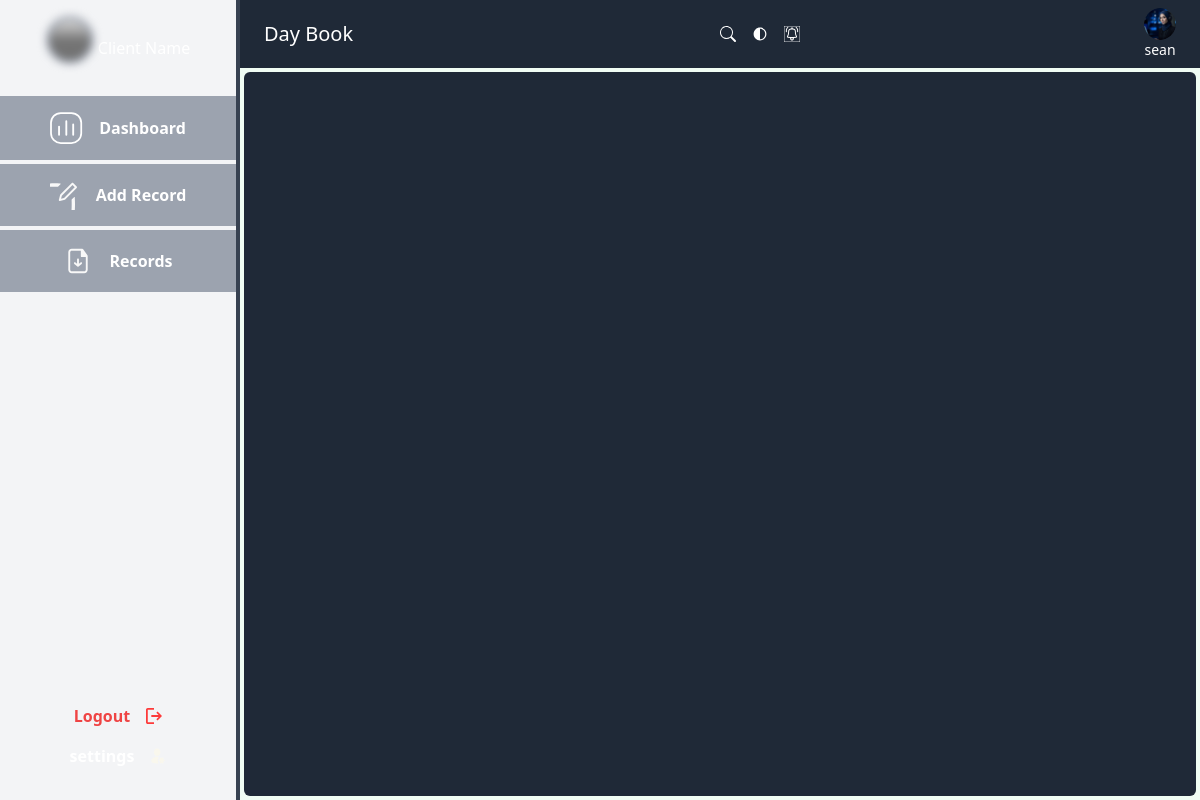
The app's page /dash/approved_reports/7 (signed in), older data.
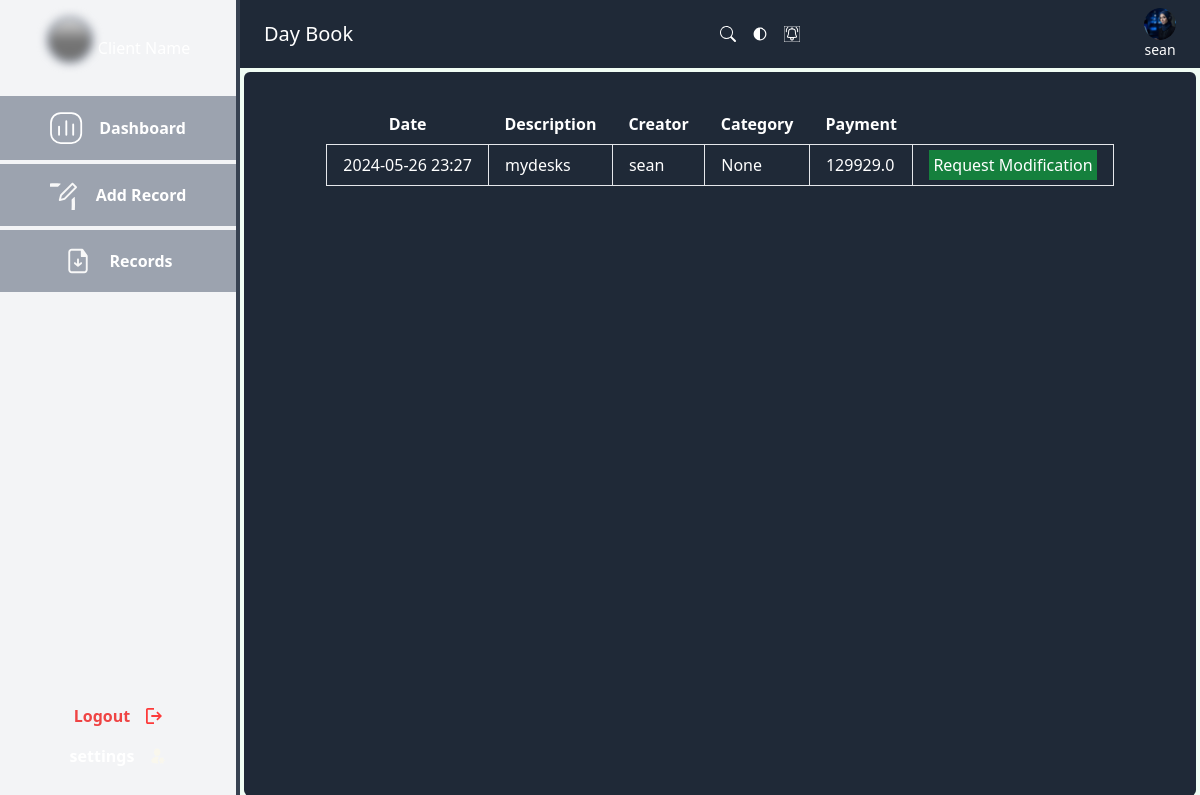
The same page, newer data.
### authentication/models.py (models this page shows, shortened)
class User(AbstractUser):
    USER_TYPE_CHOICES = (
        ('admin', 'Admin'),
        ('accountant', 'Accountant'),
        ('manager', 'Manager'),
    )
    user_type = models.CharField(max_length=20, choices=USER_TYPE_CHOICES, default='manager')

### dashboard/models.py (models this page shows, shortened)
class Reports(TrackingModel):
    date = models.DateTimeField(auto_now_add=True, null=True)
    description = models.CharField(max_length=200, null=True)
    owner = models.ForeignKey(to=User, on_delete=models.CASCADE)
    category = models.ManyToManyField(MainCategory)
    receipts = models.FloatField(max_length=200, null=True)
    payments = models.FloatField(max_length=200, null=True)
    for_edit = models.BooleanField(default=False)
    created_at = models.DateTimeField(auto_now_add=True)
    is_approved = models.BooleanField(default=False)  # New field
    approved_by = models.ForeignKey(settings.AUTH_USER_MODEL, on_delete=models.CASCADE, related_name='approved_by', null=True)
    modification_approved = models.BooleanField(default=False)
    modification_approved_by = models.ForeignKey(settings.AUTH_USER_MODEL, on_delete=models.SET_NULL, related_name='modifications_approved_by', null=True, blank=True)

### helpers/decorators.py (the view)
        def wrapper_func(request, *args, **kwargs):
            if request.user.is_authenticated:
                if request.user.user_type not in allowed_roles:
                    return redirect('home')
            else:
                return redirect('login')  # Redirect to login page if user is not authenticated
            return view_func(request, *args, **kwargs)

### dashboard/views.py (called while the page is built)
@allowed_users(allowed_roles=["manager"])
@login_required
def reports_approved_by_manager(request, id):
    reports = Reports.objects.filter(approved_by=id).order_by("created_at")
    return render(
        request, "dashboard/manager_reports.html", {"reports": reports}
    )

### templates/dashboard/manager_reports.html
{% extends 'base/main.html' %}
{% load static %}
{% block content %}
<div class="bg-gray-800 m-1 py-8 px-12 text-white h-full flex flex-col justify-start items-center rounded-md">
    <div class="overflow-y-auto ">
        {% if reports %}
        <table class="table-auto">
            <thead>
                <tr>
                    <th class="px-4 py-2">Date</th>
                    <th class="px-4 py-2">Description</th>
                    <th class="px-4 py-2">Creator</th>
                    <th class="px-4 py-2">Category</th>
                    <th class="px-4 py-2">Payment</th>
                    <th class="px-4 py-2"></th>
                </tr>
            </thead>
            <tbody>
                {% for rpt in reports %}
                <tr>
                    <td class="border px-4 py-2">{{rpt.created_at|date:"Y-m-d H:i"}}</td>
                    <td class="border px-4 py-2">{{rpt.description}}</td>
                    <td class="border px-4 py-2"> {{rpt.owner.username}}</td>
                    <td class="border px-4 py-2">{{rpt.category.name }}</td>
                    <td class="border px-4 py-2">{{rpt.payments}}</td>
                    <td class="border px-4 py-2">
                        {% if rpt.modification_approved %}
                            <a href="{% url 'report-edit' rpt.pk %}" class="p-1 bg-yellow-500 cursor-pointer">Edit Report</a>
                        {% else %}
                            <a href="{% url 'request_modification' rpt.pk %}" class="p-1 bg-green-700 cursor-pointer">Request Modification</a>
                        {% endif %}
                    </td>
                </tr>
                {% endfor %}
            </tbody>
        </table>
        {% endif %}
    </div>
</div>
{% endblock %}

### templates/base/main.html (shortened to what this page needs)
{% load tailwind_tags %}
{% load compress %}
{% load static %}
<!DOCTYPE html>
<html class="dark">
<head>
  <link rel="stylesheet" type="text/css" href="https://cdn.jsdelivr.net/npm/toastify-js/src/toastify.min.css">
  <link rel="stylesheet" href="{% static 'css/output.css' %}">
  <link rel="stylesheet" href="../../static/styles/global.css" />
  {% tailwind_css %}
  {% compress css %}
  <link rel="stylesheet" href="{% static 'src/output.css' %}">
  {% endcompress %}
</head>
<body class="bg-green-50">
  <div class="mx-auto my-auto h-dvh flex">
    <div class="flex w-full">
      <div
        class="dark:bg-gray-700 bg-gray-100 w-20 md:w-1/5 h-screen overflow-hidden flex flex-col justify-between border-r-4 border-gray-700">
        <div>
          <div class="flex justify-center px-2 py-4 items-center gap-1 text-white">
            <div
              class="[filter:blur(4px)] rounded-[50px] [background:linear-gradient(180deg,_#d9d9d9,_#737373_53%)] w-[3rem] h-[3rem] border-[4px] border-solid border-gray-400 mb-4">
            </div>
            <p class="hidden md:block">Client Name</p>
          </div>
          <div>
            {% if request.user.user_type == "manager" %}
            <div class="bg-gray-400 flex items-center justify-center gap-4 p-4 mb-1">
              <img class="max-w-full overflow-hidden max-h-full" alt="" src="{% static 'images/group.svg' %}" />
              <a href="{% url 'manager' %}"
                class="hidden md:block font-semibold bg-gray-400 text-white text-center">Dashboard</a>
            </div>
            {% elif request.user.user_type == "accountant" %}
            <div class="bg-gray-400 flex items-center justify-center gap-4 p-4 mb-1">
              <img class="max-w-full overflow-hidden max-h-full" alt="" src="{% static 'images/group.svg' %}" />
              <a href="{% url 'accountant' %}"
                class="hidden md:block font-semibold bg-gray-400 text-white text-center">Dashboard</a>
            </div>
            {% elif request.user.user_type == "admin" %}
            <div class="bg-gray-400 flex items-center justify-center gap-4 p-4 mb-1">
              <img class="max-w-full overflow-hidden max-h-full" alt="" src="{% static 'images/group.svg' %}" />
              <a href="{% url 'admin' %}"
                class="hidden md:block font-semibold bg-gray-400 text-white text-center">Dashboard</a>
            </div>
            {% endif %}
            <div class="bg-gray-400 flex items-center justify-center gap-4 p-4 mb-1">
              <img class="max-w-full overflow-hidden max-h-full" alt=""
                src="{% static 'images/basileditoutline.svg' %}" />
              <a href="{% url 'create_report'%}"
                class="hidden md:block font-semibold bg-gray-400 text-white text-center">Add Record</a>
            </div>
            {% if request.user.user_type == "manager" %}
            <div class="bg-gray-400 flex items-center justify-center gap-4 p-4 mb-1">
              <img class="max-w-full overflow-hidden max-h-full" alt=""
                src="{% static 'images/basilfiledownloadoutline.svg' %}" />
              <a href="{% url 'approved_reports' request.user.pk %}" class="hidden md:block font-semibold bg-gray-400 text-white text-center">Records</a>
            </div>
            {% endif %}
          </div>
        </div>
        <div class="mb-8">
          <div class="flex items-center justify-center gap-4 text-red-500 mb-4">
            <div class="hidden md:block font-semibold">
              <a href="{% url 'logout_user' %}">Logout</a>
            </div>
            <img class="w-4 overflow-hidden max-h-full" alt="" src="{% static 'images/vector.svg' %}" />
          </div>
          <div class="flex items-center justify-center gap-4 text-white">
            <div class="font-semibold hidden md:block">settings</div>
            <img class="w-4 overflow-hidden max-h-full" alt=""
              src="{% static 'images/mingcuteusersettingfill.svg' %}" />
          </div>
        </div>
      </div>
      <div class="w-4/5 flex flex-col justify-between h-screen overflow-y-auto overflow-x-hidden">
        <div
          class="bg-gray-800 w-full flex flex-col md:flex-row items-center justify-between md:px-6 md:py-2 p-2 text-white">
          <p class="text-xl mb-4 md:mb-0 text-center">Day Book</p>
          <div class="flex w-1/2 items-center justify-between md:gap-10">
            <div class="flex flex-row items-center justify-center gap-4">
              <img class="w-4 relative h-4 cursor-pointer" alt="" src="{% static 'images/vector1.svg' %}"
                id="vectorIcon" />
              <img class="w-4 relative h-4 overflow-hidden cursor-pointer" alt=""
                src="{% static 'images/fluentdarktheme20filled.svg' %}" id="theme-toggle" />
              <img class="w-4 relative h-4 overflow-hidden cursor-pointer" alt=""
                src="{% static 'images/basilnotificationonoutline.svg' %}" />
            </div>
            <div class="flex flex-col items-center justify-center">
              <img class="rounded-[100px] w-8 h-8 object-cover" alt=""
                src="{% static 'images/2151064043-1@2x.png' %}" />
              <p class="text-sm text-white">{{ request.user.username }}</p>
            </div>
          </div>
        </div>
        {% block content %}
        {% endblock content %}
      </div>
    </div>
  </div>
  <script src="https://cdn.tailwindcss.com"></script>
</body>
</html>

### static/styles/global.css (style rules this page uses)
body { @apply leading-[normal] m-0; }
* { padding: 0; margin: 0; box-sizing: border-box; }
html { overflow: scroll; overflow-x: hidden; }

Row changes from the older to the newer data that the page shows:
now on this page (row edited): Reports: created_at "2024-05-26 23:27", description "mydesks", owner.username "sean", category.name "None", payments "129929.0", modification_approved "Request Modification"
Text that changed along with them:
text now shown: "Date Description Creator Category Payment"
